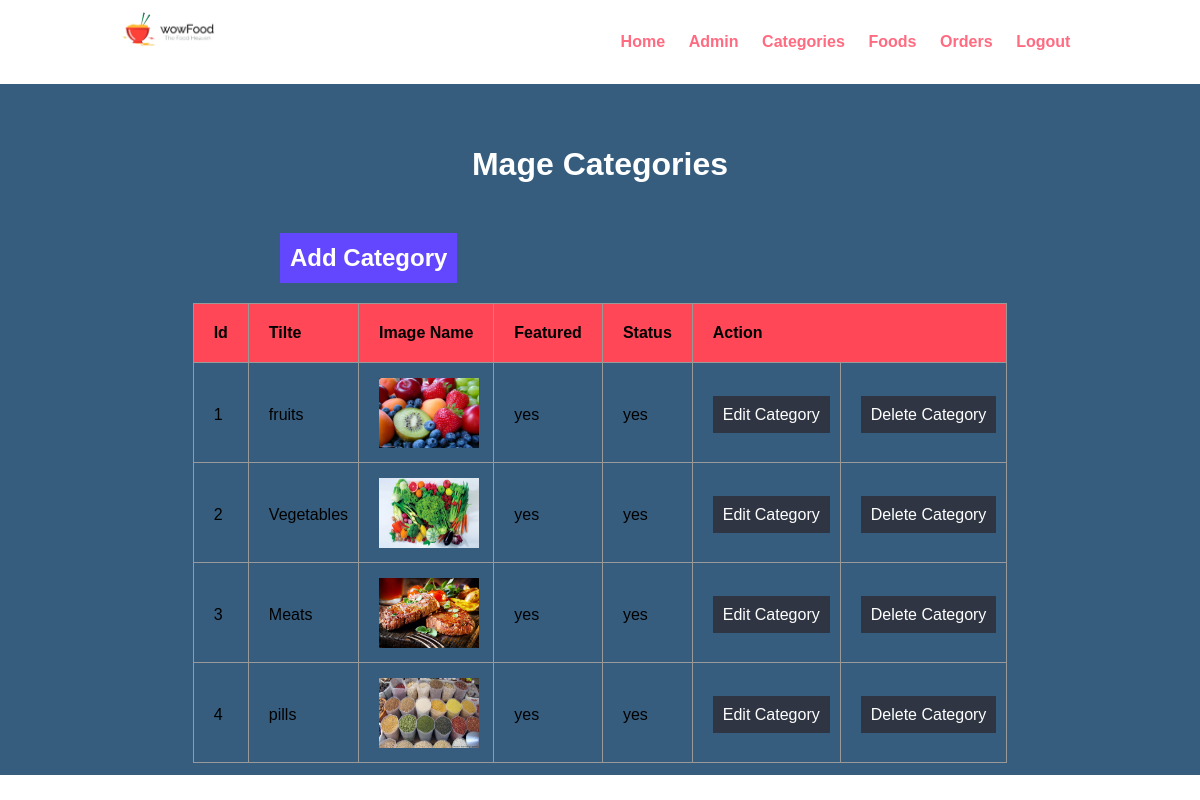
/CMS/manage_categories.php, run on the app's committed database.
### tables this page shows
CREATE TABLE `tbl_category` (
  `cat_id` int(10) UNSIGNED NOT NULL,
  `cat_title` varchar(150) NOT NULL,
  `cat_price` decimal(10,2) NOT NULL,
  `cat_imageName` varchar(150) NOT NULL,
  `cat_featured` varchar(10) NOT NULL,
  `cat_status` varchar(10) NOT NULL
);

### CMS/manage_categories.php (the view, shortened to what this page needs)
<?php include('includes/templates/header.php'); ?>
    <div class="main-content">
        <div class="container">
            <h1 style="margin: 50px auto; text-align: center; color: #FFF">Mage Categories</h1>
            <button class="button"  style="margin-left: 160px">
                <h3><a href="add_cat.php">Add Category</a></h3>
            </button>
            <div class="wrapper">
            <table class="admin">
                <thead>
                    <tr>
                        <th>Id</th>
                        <th>Tilte</th>
                        <th>Image Name</th>
                        <th>Featured</th>
                        <th>Status</th>
                        <th colspan="2">Action</th>
                    </tr>
                </thead>
                <tbody>
                    <?php
                        $sql = "SELECT * FROM tbl_category";
                        $stat = $cont->prepare($sql);
                        $stat->execute();
                        $id = 1;
                        while($row = $stat->fetch()) {
                            $cat_id = $row['cat_id'];
                            ?><tr>
                                <td><?php echo $id++;?></td>
                                <td><?php echo $row['cat_title'];?></td>
                                <td>
                                <?php
                                    if ($row['cat_imageName'] != "") { ?>
                                         <img src="<?php echo HOME_URL;?>images/category_img/<?php echo $row['cat_imageName'];?>" style="width: 100px; height: 70px">
                                    <?php } else {echo "No Image Selected";}
                                ?>
                            </td>
                                <td><?php echo $row['cat_featured'];?></td>
                                <td><?php echo $row['cat_status'];?></td>
                                <td class="edit"><a class="btn-primary" href="edit_cat.php?id=<?php echo $cat_id?>"> Edit Category</a></td>
                                <td class="delete">
                                <a class="btn-primary" href="delete_cat.php?id=<?php echo $cat_id?>&cat_image=<?php
                                    echo $row['cat_imageName'];
                                ?>">Delete Category</a>
                            </td>
                            </tr>
                       <?php  }
                    ?>
                </tbody>
            </table>
        </div>
        </div>
    </div>

### CMS/includes/templates/header.php (shortened to what this page needs)
<!DOCTYPE html>
<html lang="en">
<head>
    <link rel="stylesheet" href="../css/cms.css">
</head>
<body>
    <section class="navbar">
        <div class="container">
            <div class="logo">
                <a href="#" title="Logo">
                    <img src="images/logo.png" alt="Restaurant Logo" class="img-responsive">
                </a>
            </div>
            <div class="menu text-right">
                <ul>
                    <li>
                        <a href="index.php">Home</a>
                    </li>
                    <li>
                        <a href="manage_admin.php">Admin</a>
                    </li>
                    <li>
                        <a href="manage_categories.php">Categories</a>
                    </li>
                    <li>
                        <a href="manage_foods.php">Foods</a>
                    </li>
                    <li>
                        <a href="manage_orders.php">Orders</a>
                    </li>
                    <li>
                        <a href="logout.php">Logout</a>
                    </li>
                </ul>
            </div>
        </div>
    </section>

### css/cms.css (style rules this page uses)
* { margin: 0 0; padding: 0 0; font-family: Arial, Helvetica, sans-serif; }
.container { width: 80%; margin: 0 auto; padding: 1%; }
.img-responsive { width: 100%; }
.text-right { text-align: right; }
a { color: #ff6b81; text-decoration: none; }
.btn-primary { background-color: #ff6b81; color: white; cursor: pointer; }
h3 { font-size: 1.5rem; }
.logo { width: 10%; float: left; }
.menu { line-height: 60px; }
.menu ul { list-style-type: none; }
.menu ul li { display: inline; padding: 1%; font-weight: bold; }
.main-content { min-height: 70vh; background-color: #365d7e; }
.wrapper { display: flex; flex-wrap: wrap; }
table.admin { border-collapse: collapse !important; margin: auto; position: relative; }
table.admin th { padding: 20px; overflow: hidden; text-align: left; background-color:#ff4757; border: 1px solid #999; }
table.admin td { padding: 10px; border: 1px solid #999; padding-top: 15px; padding-left: 20px; }
.edit a, .delete a { color: #FFF; background-color: #2f3542; padding: 10px; }
.button { background-color: #6347ff; border: none; margin-bottom: 20px; margin-left: 0px; height: 50px; }
.button h3 { color: #FFF; padding: 10px; }
.button a { color: #FFF; }

### data on the page
tbl_category: cat_title "fruits", cat_imageName (picture), cat_featured "yes", cat_status "yes"
tbl_category: cat_title "Vegetables", cat_imageName (picture), cat_featured "yes", cat_status "yes"
tbl_category: cat_title "Meats", cat_imageName (picture), cat_featured "yes", cat_status "yes"
tbl_category: cat_title "pills", cat_imageName (picture), cat_featured "yes", cat_status "yes"
